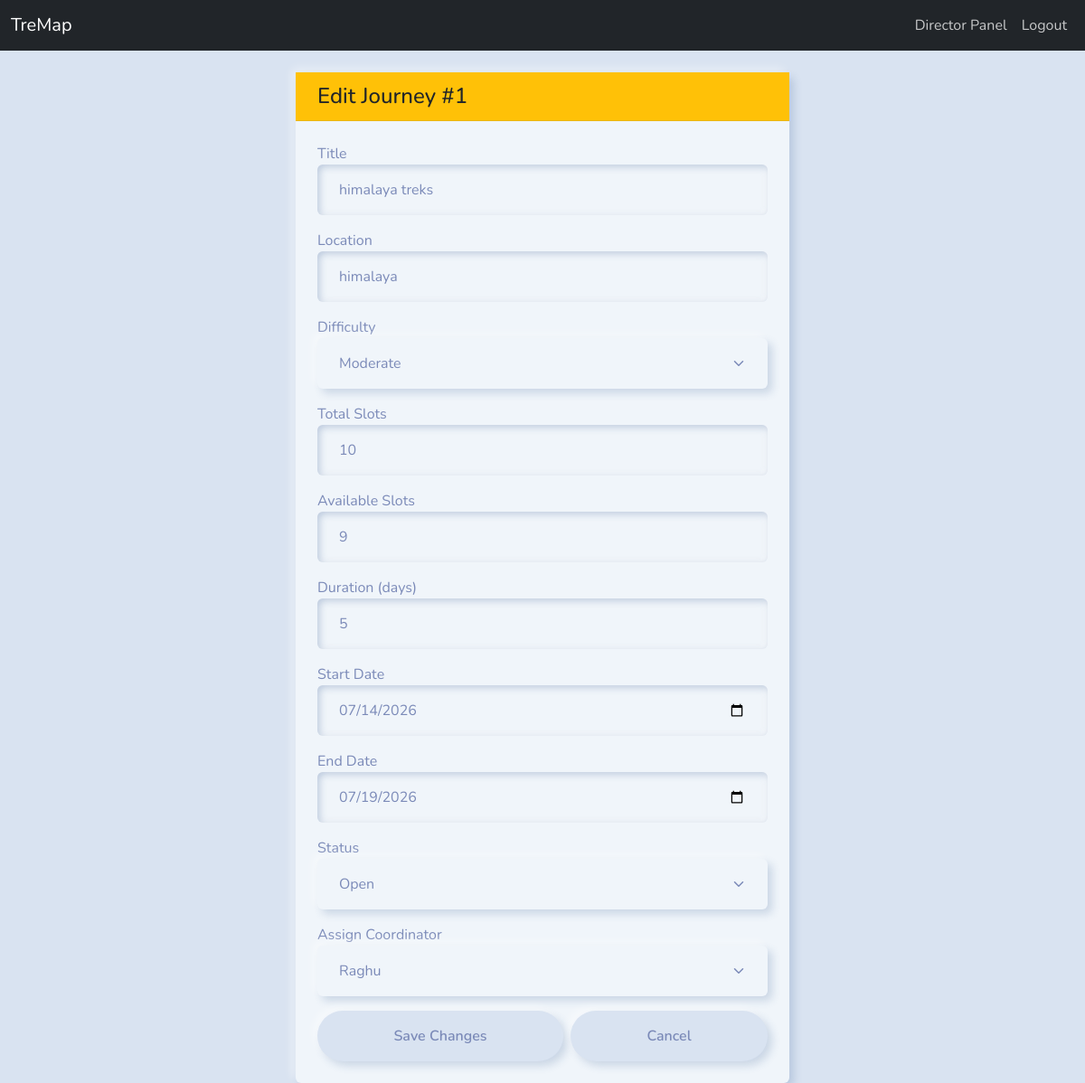
The app's page /director/edit_journey/1 (signed in) with its own data.
### models/schemas.py (models this page shows, shortened)
class Journey(db.Model):
    __tablename__ = 'journeys' # name of the table in the database.
    jid = db.Column(db.Integer, primary_key=True) #primary key.
    title = db.Column(db.String(200), nullable=False)#name of the trekking journey.
    location = db.Column(db.String(100), nullable=False)#Geographic location
    difficulty = db.Column(db.String(50), nullable=False)#Difficulty level (Easy/Moderate/Hard)
    duration = db.Column(db.Integer, nullable=True)#Duration in days
    total_slots = db.Column(db.Integer, nullable=False)#Total capacity
    available_slots = db.Column(db.Integer, nullable=False)#Remaining available spots
    start_date = db.Column(db.DateTime, nullable=False)#Start date and time of the journey
    end_date = db.Column(db.DateTime, nullable=False)#End date and time of the journey
    status = db.Column(db.String(50), default='Scheduled') # Scheduled, Active, Completed
    assigned_to = db.Column(db.Integer, db.ForeignKey('accounts.aid'), nullable=True)#Foreign key → assigned coordinator
    coordinator = db.relationship('Account', backref='journeys_managing', foreign_keys=[assigned_to])

class Account(db.Model):
    __tablename__ = 'accounts'# tells SQLAlchemy to use this name for the table in the database
    aid = db.Column(db.Integer, primary_key=True)# it is a primary key in autoincreament mode.
    username = db.Column(db.String(80), unique=True, nullable=False)# it contain unique username.
    passkey = db.Column(db.String(255), nullable=False) # its a hashed password.
    role_level = db.Column(db.String(20), default='customer') # customer, coordinator or director.
    authorized = db.Column(db.Boolean, default=True)#(coordinators must be authorised by director).
    is_active = db.Column(db.Boolean, default=True)#(False = banned/blacklisted).
    contact = db.Column(db.String(150), nullable=True) # Staff contact details

### controllers/director_ctrl.py (the view, shortened to what this page needs)
@director_routes.route('/edit_journey/<int:jid>', methods=['GET', 'POST'])# this route is used for editing the journey by the director. it will update the journey details in the database.
def edit_journey(jid):
    if session.get('role') != 'director': return redirect(url_for('auth.login'))
    j = Journey.query.get_or_404(jid)
    coords = Account.query.filter_by(role_level='coordinator').all()
    return render_template('edit_journey.html', journey=j, coords=coords)

### templates/edit_journey.html (shortened to what this page needs)
{% extends "base.html" %}
{% block nav %}
<li class="nav-item"><a class="nav-link" href="/director/dashboard">Director Panel</a></li>
{% endblock %}
{% block content %}
<div class="row justify-content-center mt-4">
    <div class="col-md-6">
        <div class="card bg-light shadow">
            <div class="card-header bg-warning text-dark">
                <h4 class="mb-0">Edit Journey #{{ journey.jid }}</h4>
            </div>
            <div class="card-body">
                <form method="POST" action="/director/edit_journey/{{ journey.jid }}">
                    <div class="mb-3">
                        <label>Title</label>
                        <input type="text" name="title" class="form-control" value="{{ journey.title }}" required>
                    </div>
                    <div class="mb-3">
                        <label>Location</label>
                        <input type="text" name="location" class="form-control" value="{{ journey.location }}" required>
                    </div>
                    <div class="mb-3">
                        <label>Difficulty</label>
                        <select name="difficulty" class="form-select" required>
                            <option value="Moderate" {% if journey.difficulty == 'Moderate' %}selected{% endif %}>Moderate</option>
                        </select>
                    </div>
                    <div class="mb-3">
                        <label>Total Slots</label>
                        <input type="number" name="slots" class="form-control" value="{{ journey.total_slots }}" required>
                    </div>
                    <div class="mb-3">
                        <label>Available Slots</label>
                        <input type="number" name="available_slots" class="form-control" value="{{ journey.available_slots }}" required>
                    </div>
                    <div class="mb-3">
                        <label>Duration (days)</label>
                        <input type="number" name="duration" class="form-control" value="{{ journey.duration if journey.duration else '' }}">
                    </div>
                    <div class="mb-3">
                        <label>Start Date</label>
                        <input type="date" name="start_date" class="form-control" value="{{ journey.start_date.strftime('%Y-%m-%d') }}" required>
                    </div>
                    <div class="mb-3">
                        <label>End Date</label>
                        <input type="date" name="end_date" class="form-control" value="{{ journey.end_date.strftime('%Y-%m-%d') }}" required>
                    </div>
                    <div class="mb-3">
                        <label>Status</label>
                        <select name="status" class="form-select">
                            <option value="Open" {% if journey.status == 'Open' %}selected{% endif %}>Open</option>
                        </select>
                    </div>
                    <div class="mb-3">
                        <label>Assign Coordinator</label>
                        <select name="coord_id" class="form-select">
                            {% for c in coords %}
                                {% if c.authorized and c.is_active %}
                                <option value="{{ c.aid }}" {% if journey.assigned_to == c.aid %}selected{% endif %}>{{ c.username }}</option>
                                {% endif %}
                            {% endfor %}
                        </select>
                    </div>
                    <div class="d-flex gap-2">
                        <button class="btn btn-warning flex-fill">Save Changes</button>
                        <a href="/director/dashboard" class="btn btn-secondary flex-fill">Cancel</a>
                    </div>
                </form>
            </div>
        </div>
    </div>
</div>
{% endblock %}

### records on screen
Journey: jid "1", title "himalaya treks", location "himalaya", difficulty "Moderate", slots "10", available_slots "9", duration "5", start_date "07/14/2026", end_date "07/19/2026", status "Open", coord_id "Raghu"
